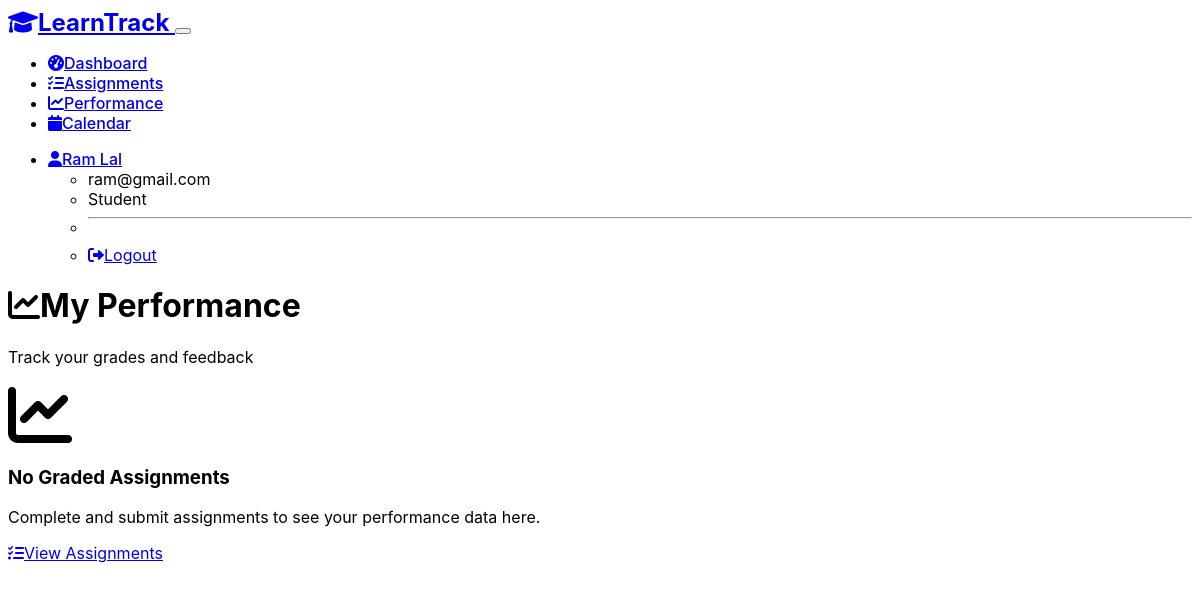
/student/performance (signed in), run on the app's committed database.
### models.py (models this page shows, shortened)
class User(UserMixin, db.Model):
    id = db.Column(db.Integer, primary_key=True)
    email = db.Column(db.String(120), unique=True, nullable=False)
    name = db.Column(db.String(100), nullable=False)
    role = db.Column(db.String(20), nullable=False)  # 'teacher' or 'student'
    password_hash = db.Column(db.String(256), nullable=False)
    created_at = db.Column(db.DateTime, default=datetime.utcnow)
    taught_classes = db.relationship('Class', backref='teacher', lazy=True, foreign_keys='Class.teacher_id')
    assignments_created = db.relationship('Assignment', backref='creator', lazy=True, foreign_keys='Assignment.teacher_id')
    submissions = db.relationship('Submission', backref='student', lazy=True, foreign_keys='Submission.student_id')
    enrollments = db.relationship('Enrollment', backref='student', lazy=True, foreign_keys='Enrollment.student_id')
    def is_teacher(self):
        return self.role == 'teacher'
    def is_student(self):
        return self.role == 'student'

### routes.py (the view)
@student_bp.route('/performance')
@login_required
def performance():
    if not current_user.is_student():
        flash('Access denied.', 'danger')
        return redirect(url_for('main.index'))
    graded_submissions = Submission.query.filter(
        Submission.student_id == current_user.id,
        Submission.score.isnot(None)
    ).order_by(Submission.graded_at.desc()).all()
    return render_template('student/performance.html', submissions=graded_submissions)

### templates/student/performance.html (shortened to what this page needs)
{% extends "base.html" %}
{% block content %}
<div class="row mb-4">
    <div class="col">
        <h1><i class="fas fa-chart-line me-2"></i>My Performance</h1>
        <p class="text-muted">Track your grades and feedback</p>
    </div>
</div>
{% if submissions %}
    <div class="row mb-4">
        <div class="col-md-3 mb-3">
            <div class="card text-center">
                <div class="card-body">
                    <i class="fas fa-tasks fa-2x text-primary mb-3"></i>
                    <h4>{{ submissions|length }}</h4>
                    <p class="mb-0">Graded Assignments</p>
                </div>
            </div>
        </div>
        <div class="col-md-3 mb-3">
            <div class="card text-center">
                <div class="card-body">
                    <i class="fas fa-percentage fa-2x text-success mb-3"></i>
                    <h4>{{ "%.1f"|format((submissions|sum(attribute='score') / submissions|sum(attribute='assignment.max_score')) * 100) }}%</h4>
                    <p class="mb-0">Overall Average</p>
                </div>
            </div>
        </div>
        <div class="col-md-3 mb-3">
            <div class="card text-center">
                <div class="card-body">
                    <i class="fas fa-star fa-2x text-warning mb-3"></i>
                    <h4>{{ submissions|max(attribute='score')|attr('score') if submissions else 0 }}</h4>
                    <p class="mb-0">Highest Score</p>
                </div>
            </div>
        </div>
        <div class="col-md-3 mb-3">
            <div class="card text-center">
                <div class="card-body">
                    <i class="fas fa-trophy fa-2x text-info mb-3"></i>
                    <h4>{{ submissions|selectattr('score', 'greaterthan', (submissions|sum(attribute='assignment.max_score') / submissions|length * 0.8))|list|length }}</h4>
                    <p class="mb-0">A Grades (80%+)</p>
                </div>
            </div>
        </div>
    </div>
    <div class="row">
        <div class="col">
            <div class="card">
                <div class="card-header">
                    <h5 class="mb-0"><i class="fas fa-list me-2"></i>Detailed Performance</h5>
                </div>
                <div class="card-body">
                    <div class="table-responsive">
                        <table class="table table-hover">
                            <thead>
                                <tr>
                                    <th>Assignment</th>
                                    <th>Class</th>
                                    <th>Score</th>
                                    <th>Percentage</th>
                                    <th>Grade</th>
                                    <th>Submitted</th>
                                    <th>Feedback</th>
                                </tr>
                            </thead>
                            <tbody>
                                {% for submission in submissions %}
                                {% set percentage = (submission.score / submission.assignment.max_score) * 100 %}
                                <tr>
                                    <td>
                                        <strong>{{ submission.assignment.title }}</strong>
                                        {% if submission.is_late() %}
                                            <br><span class="badge bg-warning">Late</span>
                                        {% endif %}
                                    </td>
                                    <td>{{ submission.assignment.class_obj.name }}</td>
                                    <td><strong>{{ submission.score }}/{{ submission.assignment.max_score }}</strong></td>
                                    <td>
                                        <span class="badge bg-{{ 'success' if percentage >= 80 else 'warning' if percentage >= 60 else 'danger' }}">
                                            {{ "%.1f"|format(percentage) }}%
                                        </span>
                                    </td>
                                    <td>
                                        {% if percentage >= 90 %}
                                            <span class="badge bg-success">A+</span>
                                        {% elif percentage >= 80 %}
                                            <span class="badge bg-success">A</span>
                                        {% elif percentage >= 70 %}
                                            <span class="badge bg-info">B</span>
                                        {% elif percentage >= 60 %}
                                            <span class="badge bg-warning">C</span>
                                        {% else %}
                                            <span class="badge bg-danger">F</span>
                                        {% endif %}
                                    </td>
                                    <td class="text-muted">{{ submission.submitted_at.strftime('%b %d, %Y') }}</td>
                                    <td>
                                        {% if submission.feedback %}
                                            <button class="btn btn-sm btn-outline-primary" type="button" data-bs-toggle="collapse" data-bs-target="#feedback-{{ submission.id }}">
                                                View Feedback
                                            </button>
                                        {% else %}
                                            <span class="text-muted">No feedback</span>
                                        {% endif %}
                                    </td>
                                </tr>
                                {% if submission.feedback %}
                                <tr>
                                    <td colspan="7" class="p-0">
                                        <div class="collapse" id="feedback-{{ submission.id }}">
                                            <div class="card card-body m-3">
                                                <h6><i class="fas fa-comment me-2"></i>Teacher Feedback:</h6>
                                                <p class="mb-0">{{ submission.feedback }}</p>
                                                <small class="text-muted">Graded on {{ submission.graded_at.strftime('%b %d, %Y at %I:%M %p') }}</small>
                                            </div>
                                        </div>
                                    </td>
                                </tr>
                                {% endif %}
                                {% endfor %}
                            </tbody>
                        </table>
                    </div>
                </div>
            </div>
        </div>
    </div>
    <div class="row mt-4">
        <div class="col">
            <div class="card">
                <div class="card-header">
                    <h5 class="mb-0"><i class="fas fa-chart-bar me-2"></i>Performance Summary</h5>
                </div>
                <div class="card-body">
                    <div class="row">
                        <div class="col-md-6">
                            <h6>Grade Distribution</h6>
                            <div class="progress-stacked mb-3">
                                {% set a_grades = submissions|selectattr('score', 'greaterthan', (submissions[0].assignment.max_score * 0.8 - 1))|list|length %}
                                {% set b_grades = submissions|selectattr('score', 'greaterthan', (submissions[0].assignment.max_score * 0.7 - 1))|select('score', 'lessthan', (submissions[0].assignment.max_score * 0.8))|list|length %}
                                {% set c_grades = submissions|selectattr('score', 'greaterthan', (submissions[0].assignment.max_score * 0.6 - 1))|select('score', 'lessthan', (submissions[0].assignment.max_score * 0.7))|list|length %}
                                {% set f_grades = submissions|length - a_grades - b_grades - c_grades %}
                                <div class="progress" style="height: 30px;">
                                    <div class="progress-bar bg-success" style="width: {{ (a_grades / submissions|length * 100)|round(1) }}%">
                                        A ({{ a_grades }})
                                    </div>
                                    <div class="progress-bar bg-info" style="width: {{ (b_grades / submissions|length * 100)|round(1) }}%">
                                        B ({{ b_grades }})
                                    </div>
                                    <div class="progress-bar bg-warning" style="width: {{ (c_grades / submissions|length * 100)|round(1) }}%">
                                        C ({{ c_grades }})
                                    </div>
                                    <div class="progress-bar bg-danger" style="width: {{ (f_grades / submissions|length * 100)|round(1) }}%">
                                        F ({{ f_grades }})
                                    </div>
                                </div>
                            </div>
                        </div>
                        <div class="col-md-6">
                            <h6>Recent Trend</h6>
                            {% set recent_submissions = submissions[-5:] %}
                            <p class="text-muted">
                                Last 5 assignments average:
                                <strong>{{ "%.1f"|format((recent_submissions|sum(attribute='score') / recent_submissions|sum(attribute='assignment.max_score')) * 100) }}%</strong>
                            </p>
                            <div class="mt-3">
                                <a href="{{ url_for('student.assignments') }}" class="btn btn-primary">
                                    <i class="fas fa-tasks me-2"></i>View Current Assignments
                                </a>
                            </div>
                        </div>
                    </div>
                </div>
            </div>
        </div>
    </div>
{% else %}
    <div class="row">
        <div class="col">
            <div class="card">
                <div class="card-body text-center py-5">
                    <i class="fas fa-chart-line fa-4x text-muted mb-4"></i>
                    <h3>No Graded Assignments</h3>
                    <p class="text-muted mb-4">Complete and submit assignments to see your performance data here.</p>
                    <a href="{{ url_for('student.assignments') }}" class="btn btn-primary">
                        <i class="fas fa-tasks me-2"></i>View Assignments
                    </a>
                </div>
            </div>
        </div>
    </div>
{% endif %}
{% endblock %}

### templates/base.html (shortened to what this page needs)
<!DOCTYPE html>
<html lang="en" data-bs-theme="dark">
<head>
    <link href="https://cdn.replit.com/agent/bootstrap-agent-dark-theme.min.css" rel="stylesheet">
    <link href="https://cdnjs.cloudflare.com/ajax/libs/font-awesome/6.0.0/css/all.min.css" rel="stylesheet">
    <link href='https://cdn.jsdelivr.net/npm/fullcalendar@6.1.8/index.global.min.css' rel='stylesheet'>
    <link href="{{ url_for('static', filename='css/style.css') }}" rel="stylesheet">
</head>
<body>
    <nav class="navbar navbar-expand-lg navbar-dark bg-dark">
        <div class="container">
            <a class="navbar-brand" href="{{ url_for('main.index') }}">
                <i class="fas fa-graduation-cap me-2"></i>LearnTrack
            </a>
            {% if current_user.is_authenticated %}
            <button class="navbar-toggler" type="button" data-bs-toggle="collapse" data-bs-target="#navbarNav">
            </button>
            <div class="collapse navbar-collapse" id="navbarNav">
                <ul class="navbar-nav me-auto">
                    {% if current_user.is_teacher() %}
                    <li class="nav-item">
                        <a class="nav-link" href="{{ url_for('teacher.dashboard') }}">
                            <i class="fas fa-tachometer-alt me-1"></i>Dashboard
                        </a>
                    </li>
                    <li class="nav-item">
                        <a class="nav-link" href="{{ url_for('teacher.students') }}">
                            <i class="fas fa-users me-1"></i>Students
                        </a>
                    </li>
                    <li class="nav-item">
                        <a class="nav-link" href="{{ url_for('teacher.assignments') }}">
                            <i class="fas fa-tasks me-1"></i>Assignments
                        </a>
                    </li>
                    {% else %}
                    <li class="nav-item">
                        <a class="nav-link" href="{{ url_for('student.dashboard') }}">
                            <i class="fas fa-tachometer-alt me-1"></i>Dashboard
                        </a>
                    </li>
                    <li class="nav-item">
                        <a class="nav-link" href="{{ url_for('student.assignments') }}">
                            <i class="fas fa-tasks me-1"></i>Assignments
                        </a>
                    </li>
                    <li class="nav-item">
                        <a class="nav-link" href="{{ url_for('student.performance') }}">
                            <i class="fas fa-chart-line me-1"></i>Performance
                        </a>
                    </li>
                    {% endif %}
                    <li class="nav-item">
                        <a class="nav-link" href="{{ url_for('main.calendar') }}">
                            <i class="fas fa-calendar me-1"></i>Calendar
                        </a>
                    </li>
                </ul>
                <ul class="navbar-nav">
                    <li class="nav-item dropdown">
                        <a class="nav-link dropdown-toggle" href="#" role="button" data-bs-toggle="dropdown">
                            <i class="fas fa-user me-1"></i>{{ current_user.name }}
                        </a>
                        <ul class="dropdown-menu">
                            <li><span class="dropdown-item-text">{{ current_user.email }}</span></li>
                            <li><span class="dropdown-item-text text-muted">{{ current_user.role.title() }}</span></li>
                            <li><hr class="dropdown-divider"></li>
                            <li><a class="dropdown-item" href="{{ url_for('auth.logout') }}">
                                <i class="fas fa-sign-out-alt me-1"></i>Logout
                            </a></li>
                        </ul>
                    </li>
                </ul>
            </div>
            {% endif %}
        </div>
    </nav>
    <main class="container my-4">
        {% block content %}{% endblock %}
    </main>
</body>
</html>

### data on the page
User: name "Ram Lal", email "ram@gmail.com", role "Student"
